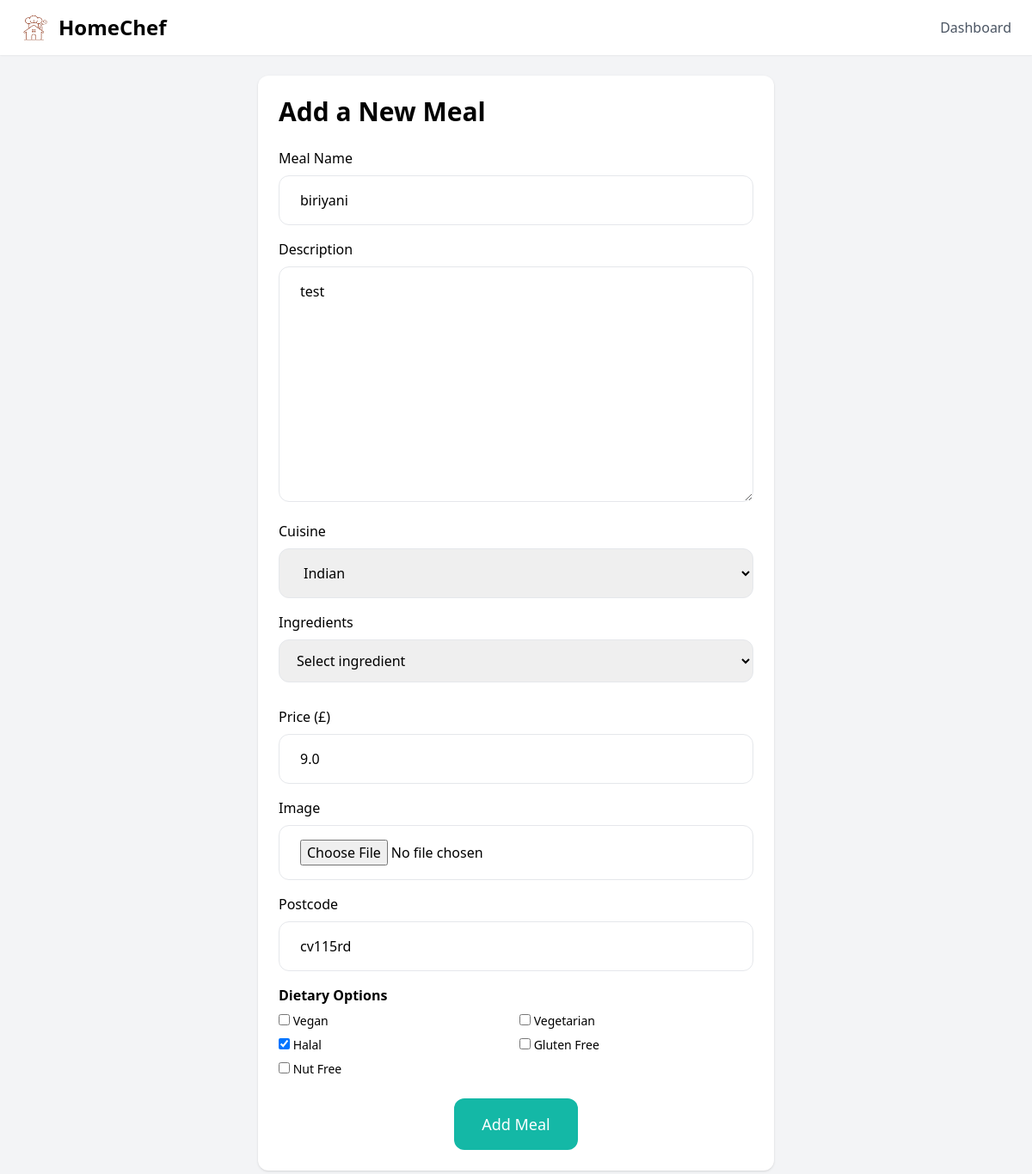
Page /food/12/edit/ (signed in) on the committed database.
### food/models.py (models this page shows)
class Meal(models.Model):
    meal_name = models.CharField(max_length=255)
    meal_description = models.TextField(blank= True)
    meal_cuisine_type = models.ForeignKey(Cuisine, on_delete= models.SET_NULL, null= True, blank =True)
    meal_ingredients= models.ManyToManyField(Ingredient, related_name="meals")
    meal_price = models.FloatField()
    meal_image = models.ImageField(upload_to='meal_images/', blank=True, null=True)
    meal_is_vegan = models.BooleanField(default=False)
    meal_is_vegetarian = models.BooleanField(default=False)
    meal_is_halal = models.BooleanField(default=False)
    meal_is_gluten_free = models.BooleanField(default=False)
    meal_is_nut_free = models.BooleanField(default=False)
    meal_created_by = models.ForeignKey(User, on_delete=models.CASCADE, related_name="meals")
    meal_created_at = models.DateTimeField(auto_now_add=True)
    meal_location = models.CharField (max_length=8)
    class Meta:
        def __str__(self):
            ordering = ('name',)
            return self.name

### food/views.py (the view)
# urls.py: path('<int:pk>/edit/', views.edit_meal, name='edit'),
@login_required
def edit_meal(request, pk):
    meal = get_object_or_404(Meal, pk=pk, meal_created_by=request.user)
    if request.method == 'POST':
        form = EditMealForm(request.POST, request.FILES, instance=meal)
        if form.is_valid():
            form.save()
            return redirect('accounts:dashboard')
    else:
         form = EditMealForm(instance=meal)
    return render(request, 'food/form.html', {
        'form': form,
     })

### food/models.py (called while the page is built)
    def __str__(self):
        ordering = ('name',)
        return self.name

    def __str__(self):
        ordering = ('name',)
        return self.name

### food/templates/food/form.html (shortened to what this page needs)
<!DOCTYPE html>
{% load static %}
<html lang="en">
<head>
<script src="https://cdn.tailwindcss.com"></script>
</head>
<body class="bg-gray-100 font-sans">
<header class="bg-white shadow-sm">
    <div class="max-w-7xl mx-auto px-6 py-4 flex justify-between items-center">
        <div class="flex items-center space-x-3">
            <img src="{% static 'images/logo.png' %}" class="w-8 h-8" alt="Logo">
            <span class="text-2xl font-bold">HomeChef</span>
        </div>
        <nav class="space-x-6 text-gray-600">
            <a href="#" class="hover:text-black">Dashboard</a>
        </nav>
    </div>
</header>
<div class="w-1/2 my-6 p-6 mx-auto bg-white rounded-xl shadow">
    <h1 class="mb-6 text-3xl font-bold">Add a New Meal</h1>
    <form method="post" action="." enctype="multipart/form-data">
        <div class="mb-4">
            <label class="inline-block mb-2">Meal Name</label>
            {{ form.meal_name }}
        </div>
        <div class="mb-4">
            <label class="inline-block mb-2">Description</label>
            {{ form.meal_description }}
        </div>
        <div class="mb-4">
            <label class="inline-block mb-2">Cuisine</label>
            {{ form.meal_cuisine_type }}
        </div>
<div class="mb-4">
    <label class="inline-block mb-2">Ingredients</label>
    <select id="ingredient-select" class="w-full py-3 px-4 border rounded-xl">
        <option value="">Select ingredient</option>
    </select>
    </div>
        <div class="mb-4">
            <label class="inline-block mb-2">Price (£)</label>
            {{ form.meal_price }}
        </div>
        <div class="mb-4">
            <label class="inline-block mb-2">Image</label>
            {{ form.meal_image }}
        </div>
        <div class="mb-4">
            <label class="inline-block mb-2">Postcode</label>
            {{ form.meal_location }}
        </div>
        <div class="mb-6">
            <label class="inline-block mb-2 font-semibold">Dietary Options</label>
            <div class="grid grid-cols-2 gap-2 text-sm">
                <label>{{ form.meal_is_vegan }} Vegan</label>
                <label>{{ form.meal_is_vegetarian }} Vegetarian</label>
                <label>{{ form.meal_is_halal }} Halal</label>
                <label>{{ form.meal_is_gluten_free }} Gluten Free</label>
                <label>{{ form.meal_is_nut_free }} Nut Free</label>
            </div>
        </div>
        <div class="flex justify-center">
            <button class="py-4 px-8 text-lg bg-teal-500 hover:bg-teal-700 rounded-xl text-white">
                Add Meal
            </button>
        </div>
    </form>
</div>
</body>
</html>

### rows in the picture
Meal: meal_name "biriyani", meal_description "test", meal_cuisine_type "Indian", meal_price "9.0", meal_location "cv115rd", meal_is_halal "☑"
